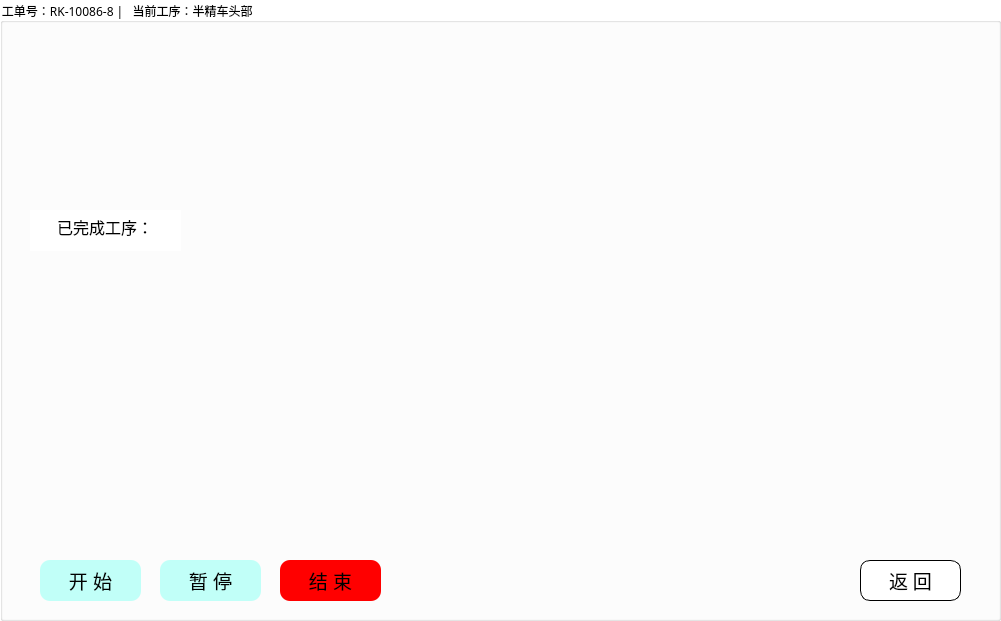
  <widget class="QGroupBox" name="groupBox">
   <property name="geometry">
    <rect>
     <x>10</x>
     <y>120</y>
     <width>1001</width>
     <height>621</height>
    </rect>
   </property>
   <property name="font">
    <font>
     <family>微软雅黑</family>
    </font>
   </property>
   <property name="styleSheet">
    <string notr="true">background-color: #FFFFFF;</string>
   </property>
   <property name="title">
    <string>工单号：RK-10086-8 |   当前工序：半精车头部    </string>
   </property>
   <widget class="QLineEdit" name="lineEdit_12">
    <property name="geometry">
     <rect>
      <x>30</x>
      <y>210</y>
      <width>151</width>
      <height>41</height>
     </rect>
    </property>
    <property name="font">
     <font>
      <family>Arial</family>
      <pointsize>12</pointsize>
     </font>
    </property>
    <property name="styleSheet">
     <string notr="true">border:none</string>
    </property>
    <property name="text">
     <string>已完成工序：</string>
    </property>
    <property name="cursorPosition">
     <number>6</number>
    </property>
    <property name="alignment">
     <set>Qt::AlignCenter</set>
    </property>
   </widget>
   <widget class="QPushButton" name="pushButton_6">
    <property name="geometry">
     <rect>
      <x>160</x>
      <y>560</y>
      <width>101</width>
      <height>41</height>
     </rect>
    </property>
    <property name="font">
     <font>
      <family>Arial</family>
      <pointsize>14</pointsize>
     </font>
    </property>
    <property name="styleSheet">
     <string notr="true">QPushButton#pushButton_6 {
background-color: rgb(193, 255, 248);
border-radius: 10px;
}

QPushButton#pushButton_6:hover {
background-color: rgb(240,240,240);
}</string>
    </property>
    <property name="text">
     <string>暂 停</string>
    </property>
   </widget>
   <widget class="QPushButton" name="pushButton_3">
    <property name="geometry">
     <rect>
      <x>40</x>
      <y>560</y>
      <width>101</width>
      <height>41</height>
     </rect>
    </property>
    <property name="font">
     <font>
      <family>Arial</family>
      <pointsize>14</pointsize>
     </font>
    </property>
    <property name="styleSheet">
     <string notr="true">QPushButton#pushButton_3 {
background-color: rgb(193, 255, 248);
border-radius: 10px;
}

QPushButton#pushButton_3:hover {
background-color: rgb(240,240,240);
}</string>
    </property>
    <property name="text">
     <string>开 始</string>
    </property>
   </widget>
   <widget class="QPushButton" name="pushButton_7">
    <property name="geometry">
     <rect>
      <x>280</x>
      <y>560</y>
      <width>101</width>
      <height>41</height>
     </rect>
    </property>
    <property name="font">
     <font>
      <family>Arial</family>
      <pointsize>14</pointsize>
     </font>
    </property>
    <property name="styleSheet">
     <string notr="true">QPushButton#pushButton_7 {
background-color: red;
border-radius: 10px;
}

QPushButton#pushButton_7:hover {
background-color: rgb(240,240,240);
}</string>
    </property>
    <property name="text">
     <string>结 束</string>
    </property>
   </widget>
   <widget class="QPushButton" name="pushButton_4">
    <property name="geometry">
     <rect>
      <x>860</x>
      <y>560</y>
      <width>101</width>
      <height>41</height>
     </rect>
    </property>
    <property name="font">
     <font>
      <family>宋体</family>
      <pointsize>14</pointsize>
     </font>
    </property>
    <property name="styleSheet">
     <string notr="true">QPushButton#pushButton_4 {
border: 1px solid black;
background-color: #FFFFFF;
border-radius: 10px;
}

QPushButton#pushButton_4:hover {
background-color: rgb(240,240,240);
}</string>
    </property>
    <property name="text">
     <string>返 回</string>
    </property>
   </widget>
  </widget>
